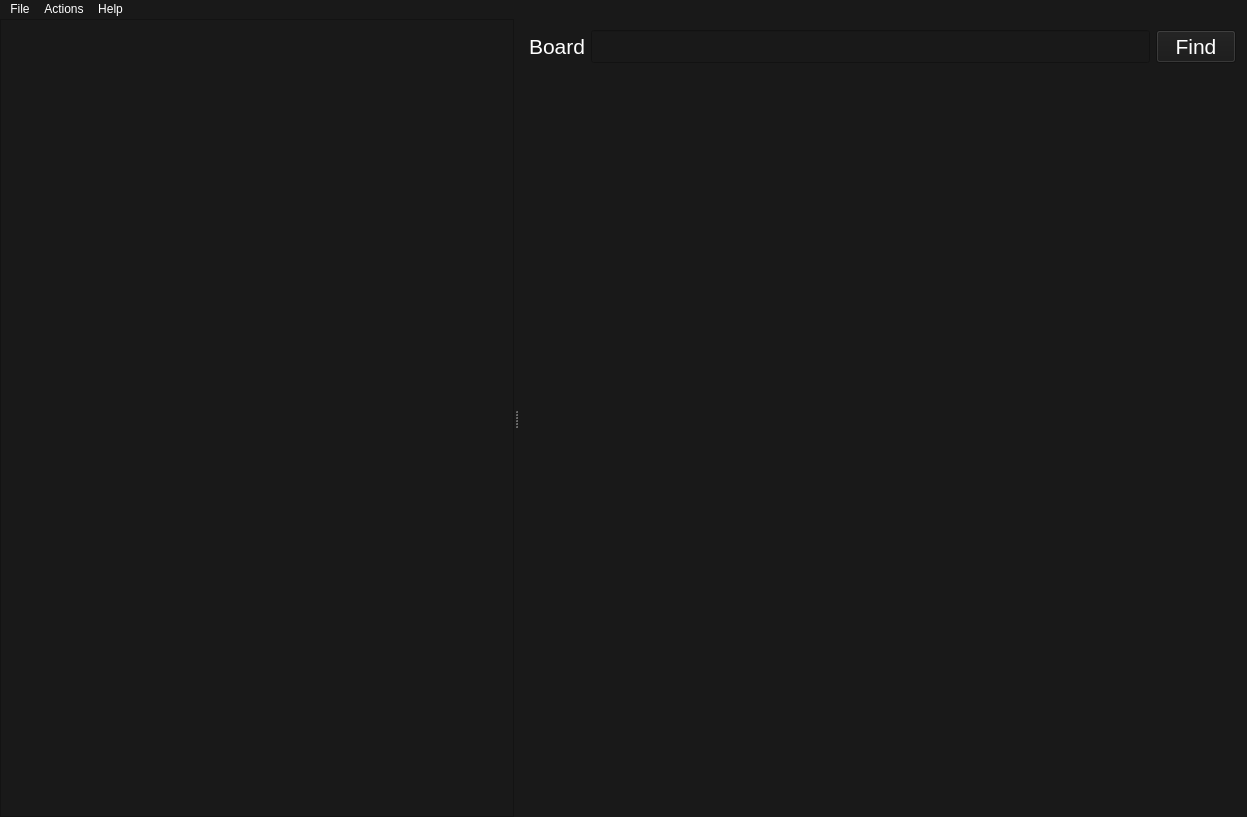
<?xml version="1.0" encoding="UTF-8"?>
<ui version="4.0">
 <class>MainWindow</class>
 <widget class="QMainWindow" name="MainWindow">
  <property name="geometry">
   <rect>
    <x>0</x>
    <y>0</y>
    <width>1247</width>
    <height>817</height>
   </rect>
  </property>
  <property name="sizePolicy">
   <sizepolicy hsizetype="Expanding" vsizetype="Minimum">
    <horstretch>0</horstretch>
    <verstretch>0</verstretch>
   </sizepolicy>
  </property>
  <property name="palette">
   <palette>
    <active>
     <colorrole role="WindowText">
      <brush brushstyle="SolidPattern">
       <color alpha="255">
        <red>255</red>
        <green>255</green>
        <blue>255</blue>
       </color>
      </brush>
     </colorrole>
     <colorrole role="Button">
      <brush brushstyle="SolidPattern">
       <color alpha="255">
        <red>25</red>
        <green>25</green>
        <blue>25</blue>
       </color>
      </brush>
     </colorrole>
     <colorrole role="Text">
      <brush brushstyle="SolidPattern">
       <color alpha="255">
        <red>255</red>
        <green>255</green>
        <blue>255</blue>
       </color>
      </brush>
     </colorrole>
     <colorrole role="ButtonText">
      <brush brushstyle="SolidPattern">
       <color alpha="255">
        <red>255</red>
        <green>255</green>
        <blue>255</blue>
       </color>
      </brush>
     </colorrole>
     <colorrole role="Base">
      <brush brushstyle="SolidPattern">
       <color alpha="255">
        <red>25</red>
        <green>25</green>
        <blue>25</blue>
       </color>
      </brush>
     </colorrole>
     <colorrole role="Window">
      <brush brushstyle="SolidPattern">
       <color alpha="255">
        <red>25</red>
        <green>25</green>
        <blue>25</blue>
       </color>
      </brush>
     </colorrole>
     <colorrole role="Link">
      <brush brushstyle="SolidPattern">
       <color alpha="255">
        <red>85</red>
        <green>255</green>
        <blue>0</blue>
       </color>
      </brush>
     </colorrole>
    </active>
    <inactive>
     <colorrole role="WindowText">
      <brush brushstyle="SolidPattern">
       <color alpha="255">
        <red>255</red>
        <green>255</green>
        <blue>255</blue>
       </color>
      </brush>
     </colorrole>
     <colorrole role="Button">
      <brush brushstyle="SolidPattern">
       <color alpha="255">
        <red>25</red>
        <green>25</green>
        <blue>25</blue>
       </color>
      </brush>
     </colorrole>
     <colorrole role="Text">
      <brush brushstyle="SolidPattern">
       <color alpha="255">
        <red>255</red>
        <green>255</green>
        <blue>255</blue>
       </color>
      </brush>
     </colorrole>
     <colorrole role="ButtonText">
      <brush brushstyle="SolidPattern">
       <color alpha="255">
        <red>255</red>
        <green>255</green>
        <blue>255</blue>
       </color>
      </brush>
     </colorrole>
     <colorrole role="Base">
      <brush brushstyle="SolidPattern">
       <color alpha="255">
        <red>25</red>
        <green>25</green>
        <blue>25</blue>
       </color>
      </brush>
     </colorrole>
     <colorrole role="Window">
      <brush brushstyle="SolidPattern">
       <color alpha="255">
        <red>25</red>
        <green>25</green>
        <blue>25</blue>
       </color>
      </brush>
     </colorrole>
     <colorrole role="Link">
      <brush brushstyle="SolidPattern">
       <color alpha="255">
        <red>85</red>
        <green>255</green>
        <blue>0</blue>
       </color>
      </brush>
     </colorrole>
    </inactive>
    <disabled>
     <colorrole role="WindowText">
      <brush brushstyle="SolidPattern">
       <color alpha="255">
        <red>255</red>
        <green>255</green>
        <blue>255</blue>
       </color>
      </brush>
     </colorrole>
     <colorrole role="Button">
      <brush brushstyle="SolidPattern">
       <color alpha="255">
        <red>25</red>
        <green>25</green>
        <blue>25</blue>
       </color>
      </brush>
     </colorrole>
     <colorrole role="Text">
      <brush brushstyle="SolidPattern">
       <color alpha="255">
        <red>255</red>
        <green>255</green>
        <blue>255</blue>
       </color>
      </brush>
     </colorrole>
     <colorrole role="ButtonText">
      <brush brushstyle="SolidPattern">
       <color alpha="255">
        <red>255</red>
        <green>255</green>
        <blue>255</blue>
       </color>
      </brush>
     </colorrole>
     <colorrole role="Base">
      <brush brushstyle="SolidPattern">
       <color alpha="255">
        <red>25</red>
        <green>25</green>
        <blue>25</blue>
       </color>
      </brush>
     </colorrole>
     <colorrole role="Window">
      <brush brushstyle="SolidPattern">
       <color alpha="255">
        <red>25</red>
        <green>25</green>
        <blue>25</blue>
       </color>
      </brush>
     </colorrole>
     <colorrole role="Link">
      <brush brushstyle="SolidPattern">
       <color alpha="255">
        <red>85</red>
        <green>255</green>
        <blue>0</blue>
       </color>
      </brush>
     </colorrole>
    </disabled>
   </palette>
  </property>
  <property name="font">
   <font>
    <pointsize>12</pointsize>
    <weight>75</weight>
    <bold>true</bold>
   </font>
  </property>
  <property name="windowTitle">
   <string>qtchan</string>
  </property>
  <property name="styleSheet">
   <string notr="true">background-color: #191919; color:white</string>
  </property>
  <widget class="QWidget" name="centralWidget">
   <property name="sizePolicy">
    <sizepolicy hsizetype="Expanding" vsizetype="Expanding">
     <horstretch>0</horstretch>
     <verstretch>0</verstretch>
    </sizepolicy>
   </property>
   <layout class="QHBoxLayout" name="horizontalLayout_2">
    <property name="spacing">
     <number>0</number>
    </property>
    <property name="leftMargin">
     <number>0</number>
    </property>
    <property name="topMargin">
     <number>0</number>
    </property>
    <property name="rightMargin">
     <number>0</number>
    </property>
    <property name="bottomMargin">
     <number>0</number>
    </property>
    <item>
     <widget class="QSplitter" name="splitter">
      <property name="sizePolicy">
       <sizepolicy hsizetype="Expanding" vsizetype="Expanding">
        <horstretch>0</horstretch>
        <verstretch>0</verstretch>
       </sizepolicy>
      </property>
      <property name="orientation">
       <enum>Qt::Horizontal</enum>
      </property>
      <widget class="QTreeView" name="treeView">
       <property name="sizePolicy">
        <sizepolicy hsizetype="Fixed" vsizetype="Expanding">
         <horstretch>0</horstretch>
         <verstretch>0</verstretch>
        </sizepolicy>
       </property>
       <property name="minimumSize">
        <size>
         <width>100</width>
         <height>0</height>
        </size>
       </property>
       <property name="font">
        <font>
         <pointsize>16</pointsize>
        </font>
       </property>
       <property name="mouseTracking">
        <bool>true</bool>
       </property>
       <property name="editTriggers">
        <set>QAbstractItemView::DoubleClicked|QAbstractItemView::EditKeyPressed</set>
       </property>
       <property name="tabKeyNavigation">
        <bool>false</bool>
       </property>
       <property name="dragEnabled">
        <bool>true</bool>
       </property>
       <property name="dragDropMode">
        <enum>QAbstractItemView::InternalMove</enum>
       </property>
       <property name="defaultDropAction">
        <enum>Qt::MoveAction</enum>
       </property>
       <property name="selectionMode">
        <enum>QAbstractItemView::ExtendedSelection</enum>
       </property>
       <property name="selectionBehavior">
        <enum>QAbstractItemView::SelectItems</enum>
       </property>
       <property name="autoExpandDelay">
        <number>0</number>
       </property>
       <property name="itemsExpandable">
        <bool>true</bool>
       </property>
       <attribute name="headerVisible">
        <bool>false</bool>
       </attribute>
      </widget>
      <widget class="QWidget" name="layoutWidget">
       <layout class="QVBoxLayout" name="verticalLayout" stretch="0,0">
        <property name="spacing">
         <number>6</number>
        </property>
        <property name="sizeConstraint">
         <enum>QLayout::SetDefaultConstraint</enum>
        </property>
        <item>
         <layout class="QHBoxLayout" name="horizontalLayout" stretch="0,0,0">
          <property name="sizeConstraint">
           <enum>QLayout::SetDefaultConstraint</enum>
          </property>
          <item>
           <widget class="QLabel" name="label">
            <property name="font">
             <font>
              <pointsize>16</pointsize>
             </font>
            </property>
            <property name="text">
             <string>Board</string>
            </property>
           </widget>
          </item>
          <item>
           <widget class="QLineEdit" name="lineEdit">
            <property name="sizePolicy">
             <sizepolicy hsizetype="MinimumExpanding" vsizetype="Fixed">
              <horstretch>1</horstretch>
              <verstretch>0</verstretch>
             </sizepolicy>
            </property>
            <property name="font">
             <font>
              <pointsize>16</pointsize>
             </font>
            </property>
           </widget>
          </item>
          <item>
           <widget class="QPushButton" name="pushButton">
            <property name="font">
             <font>
              <pointsize>16</pointsize>
             </font>
            </property>
            <property name="text">
             <string>Find</string>
            </property>
           </widget>
          </item>
         </layout>
        </item>
        <item>
         <widget class="QScrollArea" name="scrollArea">
          <property name="sizePolicy">
           <sizepolicy hsizetype="Expanding" vsizetype="Expanding">
            <horstretch>0</horstretch>
            <verstretch>0</verstretch>
           </sizepolicy>
          </property>
          <property name="frameShape">
           <enum>QFrame::NoFrame</enum>
          </property>
          <property name="lineWidth">
           <number>0</number>
          </property>
          <property name="sizeAdjustPolicy">
           <enum>QAbstractScrollArea::AdjustToContentsOnFirstShow</enum>
          </property>
          <property name="widgetResizable">
           <bool>true</bool>
          </property>
          <property name="alignment">
           <set>Qt::AlignLeading|Qt::AlignLeft|Qt::AlignTop</set>
          </property>
          <widget class="QWidget" name="scrollAreaWidgetContents">
           <property name="geometry">
            <rect>
             <x>0</x>
             <y>0</y>
             <width>712</width>
             <height>757</height>
            </rect>
           </property>
           <property name="sizePolicy">
            <sizepolicy hsizetype="MinimumExpanding" vsizetype="MinimumExpanding">
             <horstretch>1</horstretch>
             <verstretch>1</verstretch>
            </sizepolicy>
           </property>
           <property name="font">
            <font>
             <pointsize>16</pointsize>
            </font>
           </property>
           <layout class="QVBoxLayout" name="verticalLayout_3">
            <property name="spacing">
             <number>0</number>
            </property>
            <property name="sizeConstraint">
             <enum>QLayout::SetMinimumSize</enum>
            </property>
            <property name="leftMargin">
             <number>0</number>
            </property>
            <property name="topMargin">
             <number>0</number>
            </property>
            <property name="rightMargin">
             <number>0</number>
            </property>
            <property name="bottomMargin">
             <number>0</number>
            </property>
            <item>
             <widget class="QStackedWidget" name="stackedWidget">
              <property name="lineWidth">
               <number>0</number>
              </property>
             </widget>
            </item>
           </layout>
          </widget>
         </widget>
        </item>
       </layout>
      </widget>
     </widget>
    </item>
   </layout>
  </widget>
  <widget class="QMenuBar" name="menuBar">
   <property name="geometry">
    <rect>
     <x>0</x>
     <y>0</y>
     <width>1247</width>
     <height>19</height>
    </rect>
   </property>
   <widget class="QMenu" name="menuQtchan">
    <property name="title">
     <string>File</string>
    </property>
    <addaction name="actionSave"/>
    <addaction name="actionExit"/>
   </widget>
   <widget class="QMenu" name="menuActions">
    <property name="title">
     <string>Actions</string>
    </property>
    <addaction name="actionReload"/>
   </widget>
   <widget class="QMenu" name="menuHelp">
    <property name="title">
     <string>Help</string>
    </property>
    <addaction name="actionAbout"/>
   </widget>
   <addaction name="menuQtchan"/>
   <addaction name="menuActions"/>
   <addaction name="menuHelp"/>
  </widget>
  <action name="actionReload">
   <property name="text">
    <string>Reload</string>
   </property>
  </action>
  <action name="actionSave">
   <property name="text">
    <string>Save</string>
   </property>
  </action>
  <action name="actionExit">
   <property name="text">
    <string>Exit</string>
   </property>
  </action>
  <action name="actionAbout">
   <property name="text">
    <string>About</string>
   </property>
  </action>
 </widget>
 <layoutdefault spacing="6" margin="11"/>
 <resources/>
 <connections/>
</ui>
